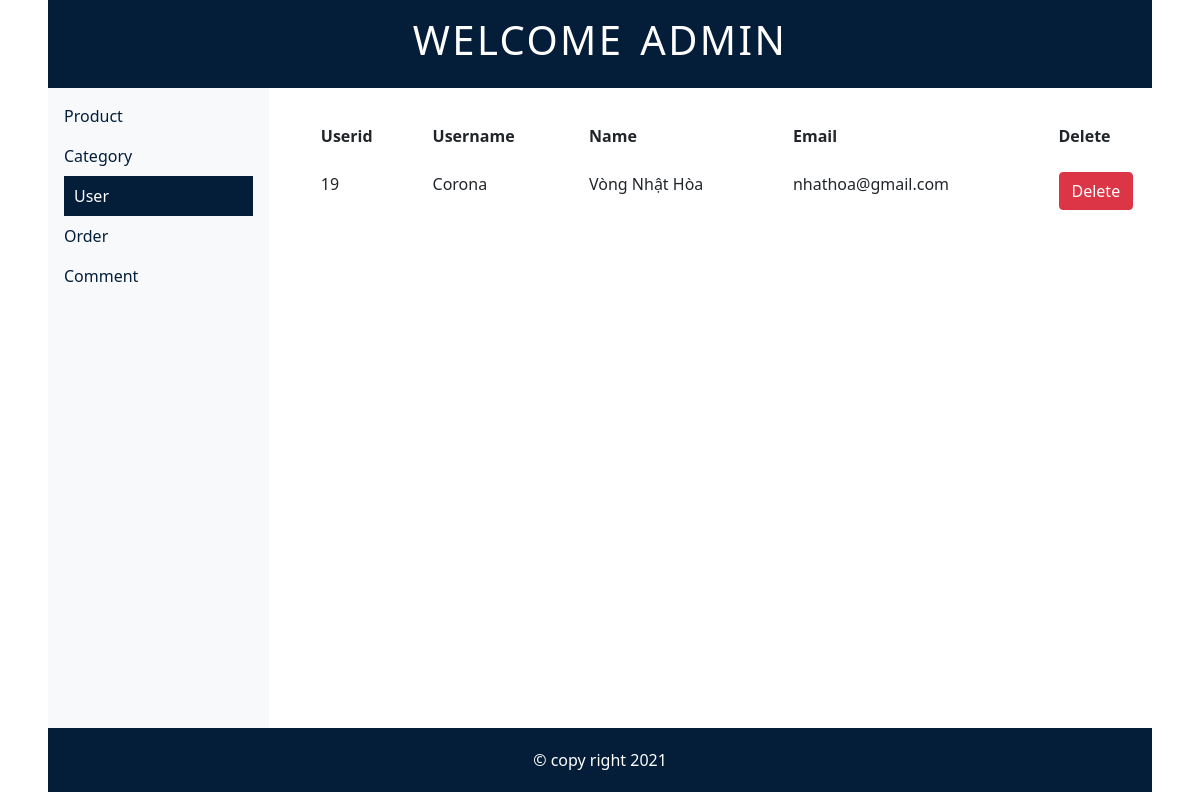
Page /ASM/admin/user/user_list.php on the committed database.
### tables this page shows
CREATE TABLE `user` (
  `userid` int(11) NOT NULL,
  `username` varchar(30) NOT NULL,
  `password` varchar(30) NOT NULL,
  `name` varchar(2255) NOT NULL,
  `email` varchar(255) NOT NULL
);

### ASM/admin/user/user_list.php (the view, shortened to what this page needs)
<!DOCTYPE html>
<html lang="en">
<head>
    <link rel="stylesheet" href="https://maxcdn.bootstrapcdn.com/bootstrap/4.5.2/css/bootstrap.min.css">
    <link rel="stylesheet" href="/ASM/admin/index.css">
</head>
<body>
    <header>
        <h1>WELCOME ADMIN</h1>
    </header>
    <div id="container">
        <?php require_once '../menu.php'; ?>
        <div class="main">
            <table class="table table-borderless">
                <thead>
                    <tr>
                        <th>Userid</th>
                        <th>Username</th>
                        <th>Name</th>
                        <th>Email</th>
                        <th>Delete</th>
                    </tr>
                </thead>
                <tbody>
                    <?php
                    require_once '../../public/model/connectdb.php';
                    $current_page = isset($_GET['current_page']) ? $_GET['current_page'] : 1;
                    $from = (intval($current_page) - 1) * 5;
                    $query = "select * from user limit $from,5";
                    $result = $conn->query($query);
                    $users = $result->fetchAll(PDO::FETCH_ASSOC);
                    foreach ($users as $user) :
                    ?>
                        <tr data-id="<?php echo $user['userid'] ?>">
                            <td><?php echo $user['userid'] ?></td>
                            <td><?php echo $user['username'] ?></td>
                            <td><?php echo $user['name'] ?></td>
                            <td><?php echo $user['email'] ?></td>
                            <td><button data-id="<?php echo $user['userid'] ?>" class="btn btn-danger show-pop-up">Delete</button></td>
                        </tr>
                    <?php endforeach ?>
                </tbody>
            </table>
        </div>
    </div>
    <footer>
        <p>
            &copy; copy right 2021
        </p>
    </footer>
</body>
</html>

### ASM/admin/index.css (style rules this page uses)
* { margin: 0; padding: 0; box-sizing: border-box; font-family: "Segoe UI", Tahoma, Geneva, Verdana, sans-serif; }
#container { display: grid; grid-template-columns: 1fr 4fr; margin: 0 3rem; }
header { padding: 1rem 0; background-color: #041e3a; margin: 0 3rem; }
header h1 { text-align: center; color: white; font-weight: 400; word-spacing: 0.25rem; letter-spacing: 0.15rem; }
footer { background-color: #041e3a; margin: 0 3rem; }
footer p { text-align: center; padding: 1.25rem 0; color: white; font-size: 1rem; }

### ASM/admin/user/user_list.php (style rules this page uses)
table { margin: 1.5rem 2.5rem; }

### rows in the picture
user: userid "19", username "Corona", name "Vòng Nhật Hòa", email "nhathoa@gmail.com"
